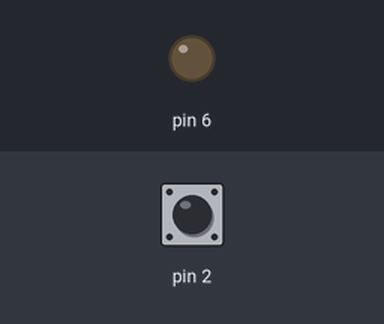
This sketch was run on a simulated Arduino Uno, built with avr-gcc and run on an emulated ATmega328P. Shown: output pins drawn as LEDs (lit = HIGH). Inputs (shaded band) come from the test bench; at power-on: pin 2 HIGH.

Above: at 0.8 s.
0.9 s: pin 2 pulled LOW for 0.15 s
At 0.97 s:
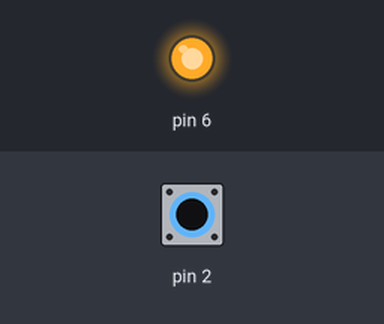
2.5 s: pin 2 pulled LOW for 3.2 s
At 6.3 s:
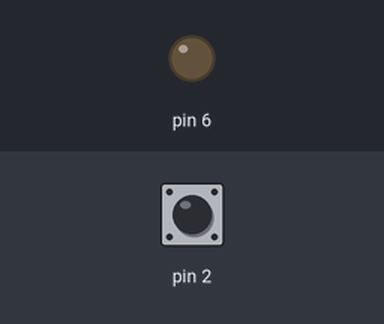
Timing chart, 0 to 7.8 s (numbered marks = the images above; inputs shaded):
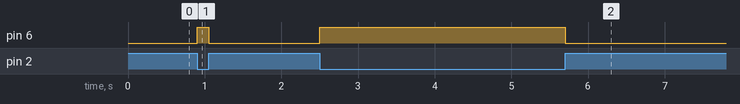

The sketch:

ArduinoLEDButtonLowLevel.ino
```cpp
/*
 * The following four #define's could be safely deleted because
 * PORTD, DDRD, PIND and 'bit' are defined in the Arduino
 * header files. They are shown here to highlight the fact that
 * input/output pins on the Arduino can be accessed via memory-
 * mapped I/O by using C-pointers. Note that the memory addresses
 * are hard-coded for the Arduino Uno. The section numbers are
 * references to the ATmega328 manual where the respective registers
 * are explained.
 */

// PORTD (Section 18.4.8)
volatile uint8_t* PORT_D_DATA_REGISTER = (uint8_t*) 0x2B;
#define PORTD (*PORT_D_DATA_REGISTER)

// DDRD (Section 18.4.9)
volatile uint8_t* PORT_D_DATA_DIRECTION = (uint8_t*) 0x2a;
#define DDRD (*PORT_D_DATA_DIRECTION)

// PIND (Section 18.4.10)
volatile uint8_t* PORT_D_INPUT = (uint8_t*) 0x29;
#define PIND (*PORT_D_INPUT)

#define bit(b) (1 << (b))


const unsigned char PIN_2 = bit(2);
const unsigned char PIN_6 = bit(6);

void my_setup() {
  // Configure PIN_6 as output
  DDRD |= PIN_6;
  // Configure PIN_2 as input
  DDRD &= ~PIN_2;
  // Configure pullup for PIN_2
  PORTD |= PIN_2;
}

bool isButtonPressed() {
  return PIND & PIN_2;
}

void my_loop() {
  if (isButtonPressed()) {
    // LED off
    PORTD &= ~PIN_6;
  } else {
    // LED on
    PORTD |= PIN_6;
  }
}

int main() {
  my_setup();
  while (true) {
    my_loop();
  }
  return 0;
}
```

Measured:
- after the input at 0.9 s, pin 6: LOW → HIGH at once, → LOW 0.15 s later
- after the input at 2.5 s, pin 6: LOW → HIGH at once, → LOW 3.2 s later
